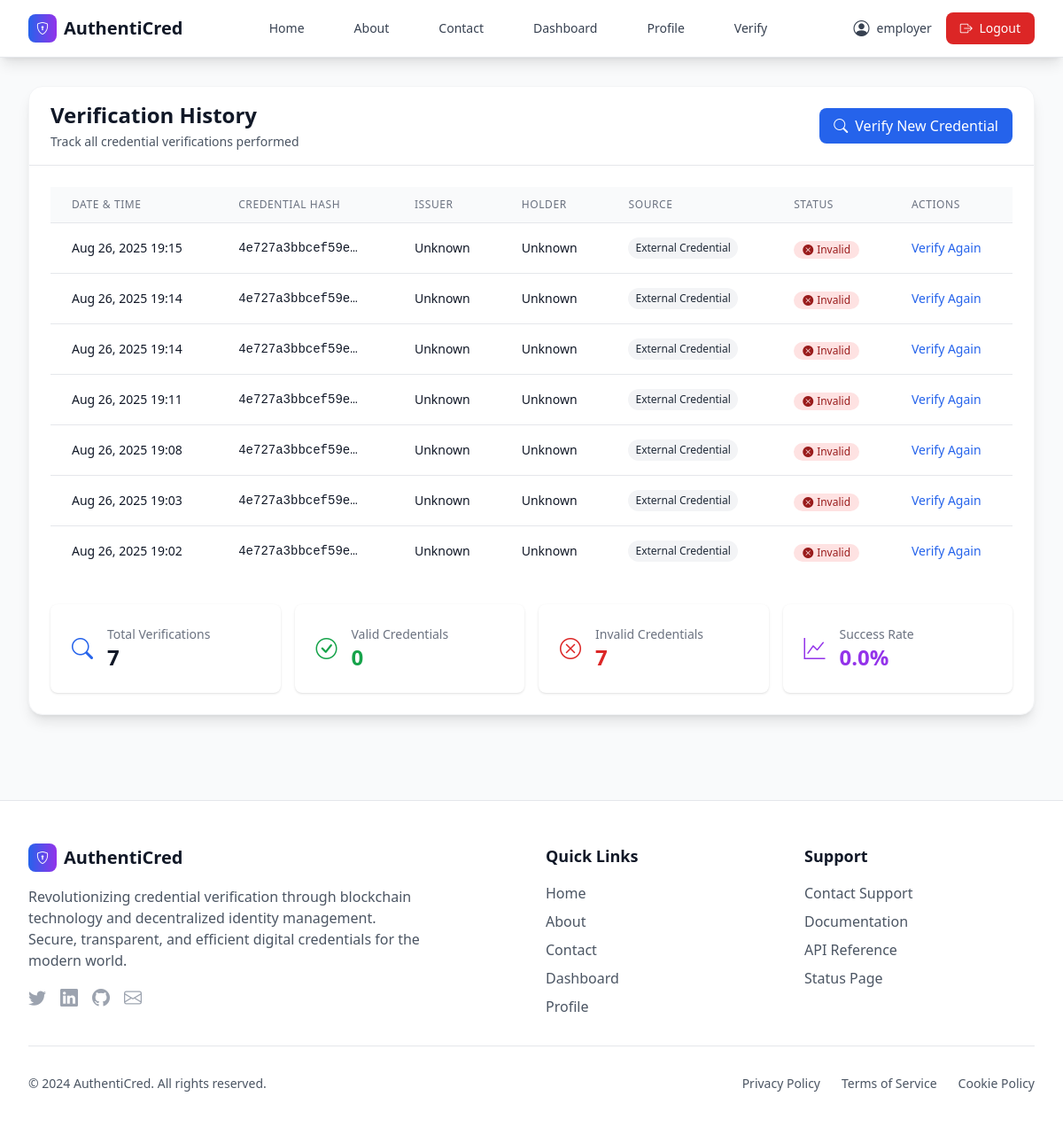
The app's page /credentials/verification-history/ (signed in) with its own data.
### users/models.py (models this page shows, shortened)
class User(AbstractUser):
    id = models.UUIDField(primary_key=True, default=uuid.uuid4, editable=False)
    user_type = models.CharField(max_length=20, choices=USER_TYPE_CHOICES)
    did = models.CharField(max_length=255, unique=True, null=True, blank=True)
    public_key = models.TextField(null=True, blank=True)
    created_at = models.DateTimeField(default=timezone.now)
    updated_at = models.DateTimeField(auto_now=True)
    groups = models.ManyToManyField(
        Group,
        verbose_name='groups',
        blank=True,
        help_text='The groups this user belongs to.',
        related_name="custom_user_set",
        related_query_name="user",
    )
    user_permissions = models.ManyToManyField(
        Permission,
        verbose_name='user permissions',
        blank=True,
        help_text='Specific permissions for this user.',
        related_name="custom_user_set",
        related_query_name="user",
    )
    def is_issuer(self):
        return self.user_type == 'INSTITUTION'
    def is_holder(self):
        return self.user_type == 'STUDENT'
    def is_verifier(self):
        return self.user_type == 'EMPLOYER'

### credentials/models.py (models this page shows, shortened)
class VerificationRecord(models.Model):
    id = models.UUIDField(primary_key=True, default=uuid.uuid4, editable=False)
    verifier = models.ForeignKey('users.User', on_delete=models.CASCADE, related_name='verifications_performed')
    credential_hash = models.CharField(max_length=64, help_text="64-character hex hash of the credential")
    credential = models.ForeignKey(Credential, on_delete=models.SET_NULL, null=True, blank=True, related_name='verification_records')
    verification_date = models.DateTimeField(default=timezone.now)
    is_valid = models.BooleanField(default=False)
    verification_details = models.JSONField(default=dict, help_text="Detailed verification results")
    source = models.CharField(max_length=20, choices=[
        ('INTERNAL', 'Internal Database'),
        ('EXTERNAL', 'External Credential'),
    ], default='INTERNAL')
    class Meta:
        ordering = ['-verification_date']
        indexes = [
            models.Index(fields=['verifier', '-verification_date']),
            models.Index(fields=['credential_hash']),
        ]
    @property
    def issuer_name(self):
        if self.credential and self.credential.issuer:
            return self.credential.issuer.get_full_name() or self.credential.issuer.username
        return "Unknown"
    @property
    def holder_name(self):
        if self.credential and self.credential.holder:
            return self.credential.holder.get_full_name() or self.credential.holder.username
        return "Unknown"

### credentials/views.py (the view)
# urls.py: path('verification-history/', views.verification_history, name='verification_history'),
@login_required
def verification_history(request):
    if not request.user.is_verifier():
        messages.error(request, "Only verifiers can access verification history")
        return redirect('dashboard')
    verifications = VerificationRecord.objects.filter(verifier=request.user).select_related('credential').order_by('-verification_date')
    total_verifications = verifications.count()
    valid_verifications = verifications.filter(is_valid=True).count()
    invalid_verifications = verifications.filter(is_valid=False).count()
    success_rate = (valid_verifications / total_verifications * 100) if total_verifications > 0 else 0
    return render(request, 'credentials/verification_history.html', {
        'verifications': verifications,
        'total_verifications': total_verifications,
        'valid_verifications': valid_verifications,
        'invalid_verifications': invalid_verifications,
        'success_rate': round(success_rate, 1)
    })

### credentials/templates/credentials/verification_history.html (shortened to what this page needs)
{% extends 'users/base.html' %}
{% block content %}
<div class="max-w-6xl mx-auto">
    <div class="bg-white rounded-2xl shadow-lg border border-gray-100">
        <div class="px-6 py-4 border-b border-gray-200">
            <div class="flex items-center justify-between">
                <div>
                    <h2 class="text-2xl font-bold text-gray-900">Verification History</h2>
                    <p class="text-sm text-gray-600 mt-1">Track all credential verifications performed</p>
                </div>
                <a href="{% url 'verify_credential' %}" class="inline-flex items-center px-4 py-2 bg-blue-600 hover:bg-blue-700 text-white rounded-lg font-medium transition-colors">
                    <i class="bi bi-search mr-2"></i> Verify New Credential
                </a>
            </div>
        </div>
        <div class="p-6">
            {% if verifications %}
            <div class="overflow-x-auto">
                <table class="min-w-full divide-y divide-gray-200">
                    <thead class="bg-gray-50">
                        <tr>
                            <th class="px-6 py-3 text-left text-xs font-medium text-gray-500 uppercase tracking-wider">
                                Date & Time
                            </th>
                            <th class="px-6 py-3 text-left text-xs font-medium text-gray-500 uppercase tracking-wider">
                                Credential Hash
                            </th>
                            <th class="px-6 py-3 text-left text-xs font-medium text-gray-500 uppercase tracking-wider">
                                Issuer
                            </th>
                            <th class="px-6 py-3 text-left text-xs font-medium text-gray-500 uppercase tracking-wider">
                                Holder
                            </th>
                            <th class="px-6 py-3 text-left text-xs font-medium text-gray-500 uppercase tracking-wider">
                                Source
                            </th>
                            <th class="px-6 py-3 text-left text-xs font-medium text-gray-500 uppercase tracking-wider">
                                Status
                            </th>
                            <th class="px-6 py-3 text-left text-xs font-medium text-gray-500 uppercase tracking-wider">
                                Actions
                            </th>
                        </tr>
                    </thead>
                    <tbody class="bg-white divide-y divide-gray-200">
                        {% for verification in verifications %}
                        <tr class="hover:bg-gray-50">
                            <td class="px-6 py-4 whitespace-nowrap text-sm text-gray-900">
                                {{ verification.verification_date|date:"M d, Y H:i" }}
                            </td>
                            <td class="px-6 py-4 whitespace-nowrap text-sm font-mono text-gray-900">
                                {{ verification.credential_hash|truncatechars:16 }}
                            </td>
                            <td class="px-6 py-4 whitespace-nowrap text-sm text-gray-900">
                                {{ verification.issuer_name }}
                            </td>
                            <td class="px-6 py-4 whitespace-nowrap text-sm text-gray-900">
                                {{ verification.holder_name }}
                            </td>
                            <td class="px-6 py-4 whitespace-nowrap text-sm text-gray-900">
                                <span class="inline-flex items-center px-2 py-1 rounded-full text-xs font-medium {% if verification.source == 'INTERNAL' %}bg-blue-100 text-blue-800{% else %}bg-gray-100 text-gray-800{% endif %}">
                                    {{ verification.get_source_display }}
                                </span>
                            </td>
                            <td class="px-6 py-4 whitespace-nowrap">
                                {% if verification.is_valid %}
                                <span class="inline-flex items-center px-2.5 py-0.5 rounded-full text-xs font-medium bg-green-100 text-green-800">
                                    <i class="bi bi-check-circle-fill mr-1"></i> Valid
                                </span>
                                {% else %}
                                <span class="inline-flex items-center px-2.5 py-0.5 rounded-full text-xs font-medium bg-red-100 text-red-800">
                                    <i class="bi bi-x-circle-fill mr-1"></i> Invalid
                                </span>
                                {% endif %}
                            </td>
                            <td class="px-6 py-4 whitespace-nowrap text-sm font-medium">
                                <a href="{% url 'verify_credential' %}?hash={{ verification.credential_hash }}" class="text-blue-600 hover:text-blue-900">Verify Again</a>
                            </td>
                        </tr>
                        {% endfor %}
                    </tbody>
                </table>
            </div>
            <div class="mt-8 grid grid-cols-1 md:grid-cols-4 gap-4">
                <div class="bg-white rounded-lg shadow p-6">
                    <div class="flex items-center">
                        <div class="flex-shrink-0">
                            <i class="bi bi-search text-blue-600 text-2xl"></i>
                        </div>
                        <div class="ml-4">
                            <p class="text-sm font-medium text-gray-500">Total Verifications</p>
                            <p class="text-2xl font-semibold text-gray-900">{{ total_verifications }}</p>
                        </div>
                    </div>
                </div>
                <div class="bg-white rounded-lg shadow p-6">
                    <div class="flex items-center">
                        <div class="flex-shrink-0">
                            <i class="bi bi-check-circle text-green-600 text-2xl"></i>
                        </div>
                        <div class="ml-4">
                            <p class="text-sm font-medium text-gray-500">Valid Credentials</p>
                            <p class="text-2xl font-semibold text-green-600">{{ valid_verifications }}</p>
                        </div>
                    </div>
                </div>
                <div class="bg-white rounded-lg shadow p-6">
                    <div class="flex items-center">
                        <div class="flex-shrink-0">
                            <i class="bi bi-x-circle text-red-600 text-2xl"></i>
                        </div>
                        <div class="ml-4">
                            <p class="text-sm font-medium text-gray-500">Invalid Credentials</p>
                            <p class="text-2xl font-semibold text-red-600">{{ invalid_verifications }}</p>
                        </div>
                    </div>
                </div>
                <div class="bg-white rounded-lg shadow p-6">
                    <div class="flex items-center">
                        <div class="flex-shrink-0">
                            <i class="bi bi-graph-up text-purple-600 text-2xl"></i>
                        </div>
                        <div class="ml-4">
                            <p class="text-sm font-medium text-gray-500">Success Rate</p>
                            <p class="text-2xl font-semibold text-purple-600">{{ success_rate }}%</p>
                        </div>
                    </div>
                </div>
            </div>
            {% endif %}
        </div>
    </div>
</div>
{% endblock %}

### users/templates/users/components/navbar.html (shortened to what this page needs)
<nav class="bg-white shadow-lg border-b border-gray-200">
    <div class="max-w-7xl mx-auto px-4 sm:px-6 lg:px-8">
        <div class="flex justify-between h-16">
            <div class="flex items-center">
                <a href="{% url 'home' %}" class="flex items-center space-x-2 text-xl font-bold text-gray-900">
                    <div class="w-8 h-8 bg-gradient-to-r from-blue-600 to-purple-600 rounded-lg flex items-center justify-center">
                        <i class="bi bi-shield-lock text-white text-sm"></i>
                    </div>
                    <span>AuthentiCred</span>
                </a>
            </div>
            <div class="hidden md:flex items-center space-x-8">
                <a href="{% url 'home' %}" class="text-gray-700 hover:text-blue-600 px-3 py-2 rounded-md text-sm font-medium transition-colors">
                    Home
                </a>
                <a href="{% url 'about' %}" class="text-gray-700 hover:text-blue-600 px-3 py-2 rounded-md text-sm font-medium transition-colors">
                    About
                </a>
                <a href="{% url 'contact' %}" class="text-gray-700 hover:text-blue-600 px-3 py-2 rounded-md text-sm font-medium transition-colors">
                    Contact
                </a>
                {% if user.is_authenticated %}
                <a href="{% url 'dashboard' %}" class="text-gray-700 hover:text-blue-600 px-3 py-2 rounded-md text-sm font-medium transition-colors">
                    Dashboard
                </a>
                <a href="{% url 'profile' %}" class="text-gray-700 hover:text-blue-600 px-3 py-2 rounded-md text-sm font-medium transition-colors">
                    Profile
                </a>
                {% if user.is_verifier %}
                <a href="{% url 'verify_credential' %}" class="text-gray-700 hover:text-blue-600 px-3 py-2 rounded-md text-sm font-medium transition-colors">
                    Verify
                </a>
                {% endif %}
                {% endif %}
            </div>
            <div class="flex items-center space-x-4">
                {% if user.is_authenticated %}
                <div class="flex items-center space-x-2 text-sm text-gray-700">
                    <i class="bi bi-person-circle text-lg"></i>
                    <span>{{ user.username }}</span>
                </div>
                <a href="{% url 'logout' %}" class="bg-red-600 hover:bg-red-700 text-white px-4 py-2 rounded-lg text-sm font-medium transition-colors">
                    <i class="bi bi-box-arrow-right mr-1"></i> Logout
                </a>
                {% endif %}
            </div>
        </div>
    </div>
</nav>

### records on screen
User: username "employer"
VerificationRecord: verification_date "Aug 26, 2025 19:15", credential_hash "4e727a3bbcef59e…", issuer_name "Unknown", holder_name "Unknown", source "External Credential", is_valid False (drawn)
VerificationRecord: verification_date "Aug 26, 2025 19:14", credential_hash "4e727a3bbcef59e…", issuer_name "Unknown", holder_name "Unknown", source "External Credential", is_valid False (drawn)
VerificationRecord: verification_date "Aug 26, 2025 19:14", credential_hash "4e727a3bbcef59e…", issuer_name "Unknown", holder_name "Unknown", source "External Credential", is_valid False (drawn)
VerificationRecord: verification_date "Aug 26, 2025 19:11", credential_hash "4e727a3bbcef59e…", issuer_name "Unknown", holder_name "Unknown", source "External Credential", is_valid False (drawn)
VerificationRecord: verification_date "Aug 26, 2025 19:08", credential_hash "4e727a3bbcef59e…", issuer_name "Unknown", holder_name "Unknown", source "External Credential", is_valid False (drawn)
VerificationRecord: verification_date "Aug 26, 2025 19:03", credential_hash "4e727a3bbcef59e…", issuer_name "Unknown", holder_name "Unknown", source "External Credential", is_valid False (drawn)
VerificationRecord: verification_date "Aug 26, 2025 19:02", credential_hash "4e727a3bbcef59e…", issuer_name "Unknown", holder_name "Unknown", source "External Credential", is_valid False (drawn)

### other values on screen
{{ total_verifications }} "7"
{{ valid_verifications }} "0"
{{ invalid_verifications }} "7"
{{ success_rate }} "0.0"
